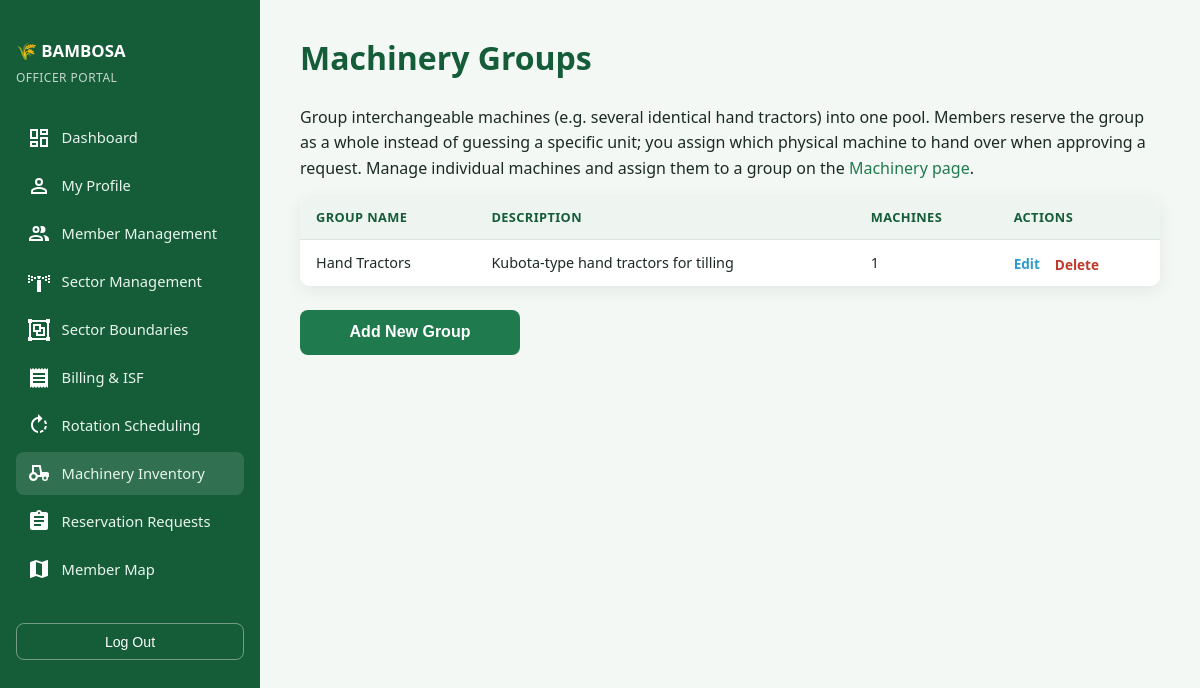
The page /officer/machinery_groups.php (signed in) on the database its author committed.
### tables this page shows
CREATE TABLE IF NOT EXISTS machinery_groups (
    group_id     INT AUTO_INCREMENT PRIMARY KEY,
    group_name   VARCHAR(100) NOT NULL UNIQUE,
    description  VARCHAR(255) DEFAULT NULL,
    created_at   TIMESTAMP DEFAULT CURRENT_TIMESTAMP
);

### includes/base_path_utils.php (called while the page is built, shortened)
<?php
function base_url(string $path = ''): string
{
    $base = defined('BAMBOSA_BASE_PATH') ? BAMBOSA_BASE_PATH : '';
    $path = ltrim($path, '/');
    return ($path === '') ? ($base !== '' ? $base . '/' : '/') : $base . '/' . $path;
}

### includes/machinery.php (called while the page is built, shortened)
<?php
function get_all_machinery_groups(PDO $pdo): array
{
    return $pdo->query('SELECT * FROM machinery_groups ORDER BY group_name')->fetchAll();
}

### officer/machinery_groups.php (the view, shortened to what this page needs)
<?php
require_once __DIR__ . '/../config/database.php';
require_once __DIR__ . '/../includes/machinery.php';
$isAddingOrEditing = isset($_GET["new"]) || isset($_GET["edit"]);
$groups = get_all_machinery_groups($pdo);
?>
<!DOCTYPE html>
<html lang="en">
<head>
<link rel="stylesheet" href="<?= base_url('assets/css/style.css') ?>">
</head>
<body>
<div class="dash-shell">
  <?php include __DIR__ . '/../includes/partials/officer_sidebar.php'; ?>
  <main class="dash-main">
    <h1>Machinery Groups</h1>
    <p>
      Group interchangeable machines (e.g. several identical hand tractors) into one pool.
      Members reserve the group as a whole instead of guessing a specific unit; you assign
      which physical machine to hand over when approving a request. Manage individual
      machines and assign them to a group on the <a href="<?= base_url('officer/machinery.php') ?>">Machinery page</a>.
    </p>
	<?php if (!$isAddingOrEditing): ?>
      <div class="table-scroll">
      <table class="data-table">
        <thead>
          <tr>
            <th>Group Name</th>
            <th>Description</th>
            <th>Machines</th>
            <th>Actions</th>
          </tr>
        </thead>
        <tbody>
          <?php if (empty($groups)): ?>
            <tr><td colspan="4" class="empty-row">No machinery groups yet.</td></tr>
          <?php else: foreach ($groups as $g): ?>
            <tr>
              <td><?= htmlspecialchars($g['group_name']) ?></td>
              <td><?= htmlspecialchars($g['description'] ?? '—') ?></td>
              <td><?= (int) $g['machine_count'] ?></td>
              <td class="actions-cell">
                <a href="<?= base_url('officer/machinery_groups.php?edit=' . (int) $g['group_id']) ?>" class="link-btn">Edit</a>
                <?php
                  $confirmMsg = $g['machine_count'] > 0
                      ? "This group has {$g['machine_count']} machine(s) assigned to it. Deleting the group will NOT delete those machines — they'll just become standalone (ungrouped). Continue?"
                      : 'Delete this machinery group?';
                ?>
                <form method="POST" class="inline-form" onsubmit="return confirm('<?= htmlspecialchars($confirmMsg, ENT_QUOTES) ?>');">
                  <button type="submit" class="link-btn deactivate">Delete</button>
                </form>
              </td>
            </tr>
          <?php endforeach; endif; ?>
        </tbody>
      </table>
      </div>
	  <a href="<?= base_url('officer/machinery_groups.php?new=') ?>"><button type="button" class="btn-full" style="max-width:220px; margin-top:24px;">Add New Group</button></a>
	<?php endif; ?>
  </main>
</div>
</body>
</html>

### assets/css/style.css (style rules this page uses)
:root { --clr-primary: #1f7a4d; --clr-primary-dark: #155c39; --clr-accent: #2e9cca; --clr-bg: #f4f8f5; --clr-surface: #ffffff; --clr-text: #1b2b23; --clr-muted: #647a6d; --clr-border: #dbe6de; --clr-error: #c0392b; --clr-success: #1f7a4d; --radius: 10px; --shadow: 0 4px 16px rgba(20, 40, 30, 0.08); --font: 'Segoe UI', system-ui, -apple-system, sans-serif; }
* { box-sizing: border-box; }
body { margin: 0; font-family: var(--font); background: var(--clr-bg); color: var(--clr-text); line-height: 1.6; }
a { color: var(--clr-primary); text-decoration: none; }
.btn-full { width: 100%; padding: 0.85rem; border: none; border-radius: 8px; background: var(--clr-primary); color: #fff; font-size: 1rem; font-weight: 600; cursor: pointer; }
.dash-shell { display: flex; min-height: 100vh; }
.dash-main { flex: 1; min-width: 0; padding: 2rem 2.5rem; }
.dash-main h1 { color: var(--clr-primary-dark); margin-top: 0; }
.data-table { width: 100%; border-collapse: separate; border-spacing: 0; background: var(--clr-surface); border-radius: var(--radius); box-shadow: var(--shadow); font-size: 0.9rem; }
.table-scroll { width: 100%; overflow-x: auto; -webkit-overflow-scrolling: touch; border-radius: var(--radius); box-shadow: var(--shadow); background: var(--clr-surface); }
.table-scroll .data-table { box-shadow: none; border-radius: 0; }
.data-table th, .data-table td { padding: 0.75rem 1rem; text-align: left; vertical-align: middle; line-height: 1.4; border-bottom: 1px solid var(--clr-border); }
.data-table th { background: #eef5f0; color: var(--clr-primary-dark); font-size: 0.8rem; text-transform: uppercase; letter-spacing: 0.03em; }
.data-table tbody tr:last-child td { border-bottom: none; }
.data-table td.actions-cell { display: table-cell; white-space: nowrap; }
.data-table td.actions-cell > * { display: inline-block; vertical-align: middle; margin: 0 0.7rem 0 0; }
.data-table td.actions-cell > *:last-child { margin-right: 0; }
.data-table td.actions-cell > form.inline-form { display: inline-block; }
.data-table td.actions-cell .link-btn { font-family: inherit; line-height: inherit; vertical-align: middle; }
.link-btn { background: none; border: none; padding: 0; font-size: 0.85rem; font-weight: 600; color: var(--clr-accent); cursor: pointer; }
.link-btn.deactivate { color: var(--clr-error); }
.inline-form { display: inline; margin: 0; }

### rows shown on the page
machinery_groups: group_name "Hand Tractors", description "Kubota-type hand tractors for tilling", group_id "1"
